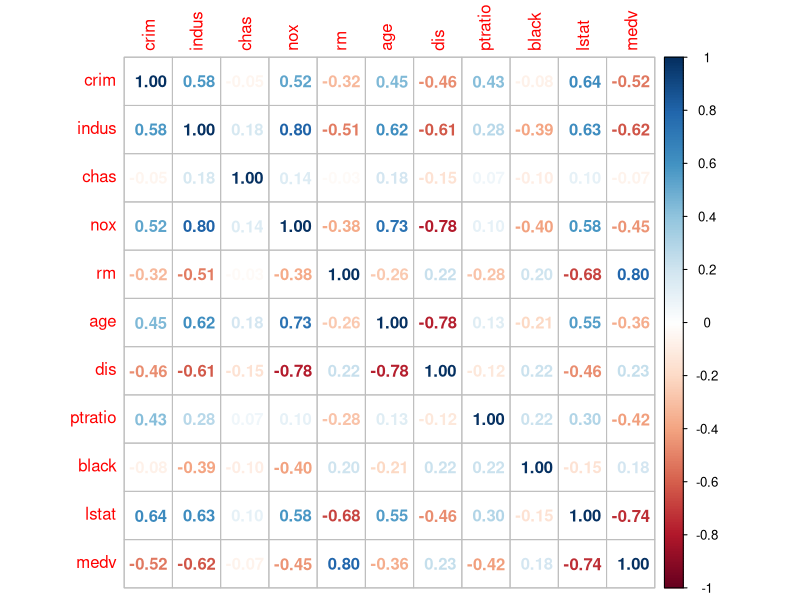
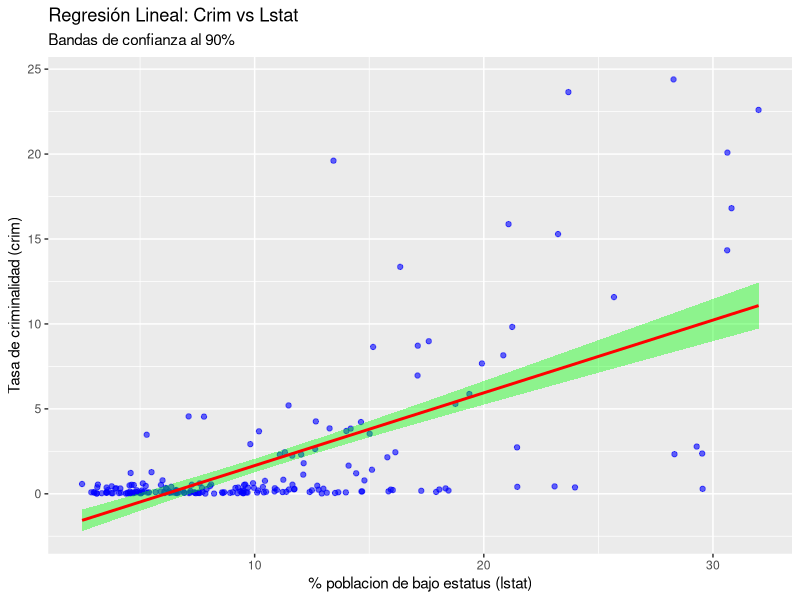
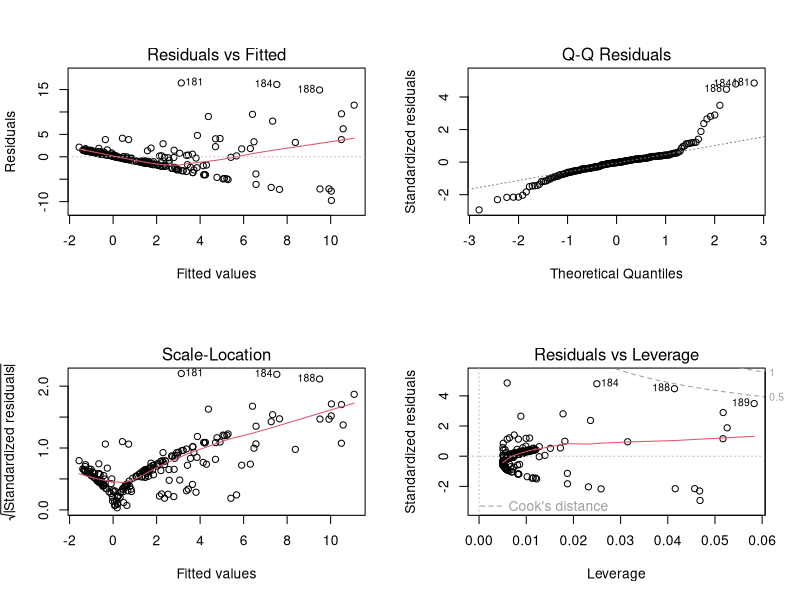
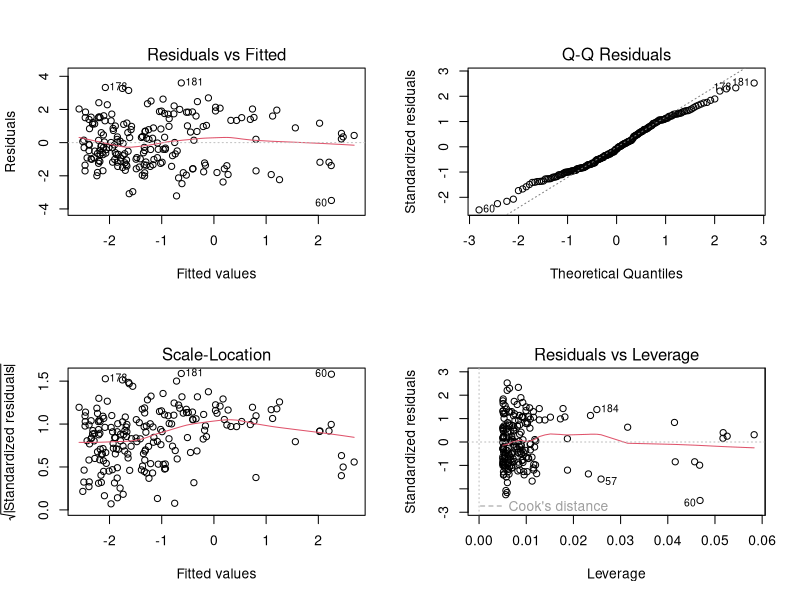
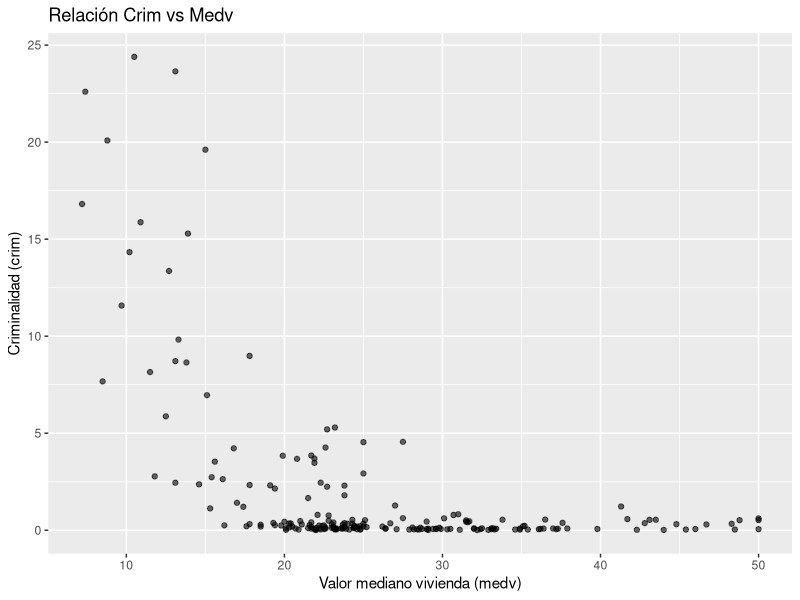
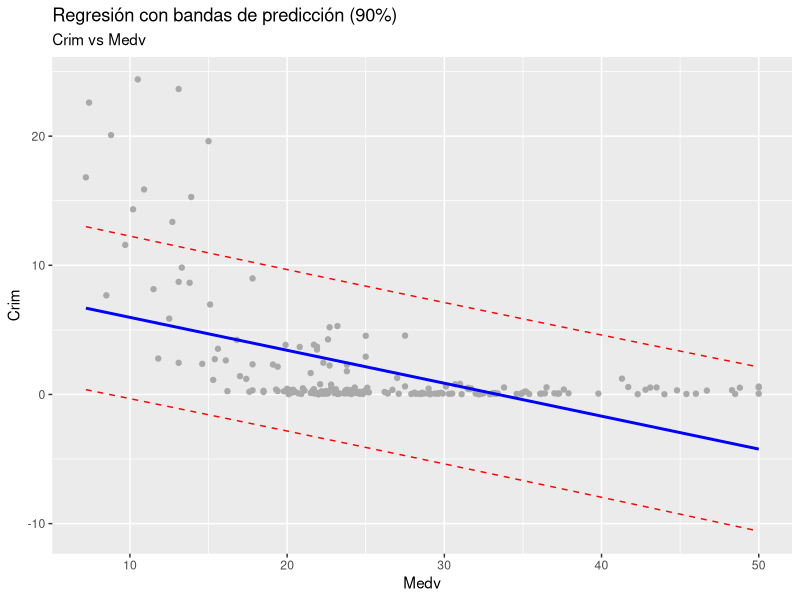
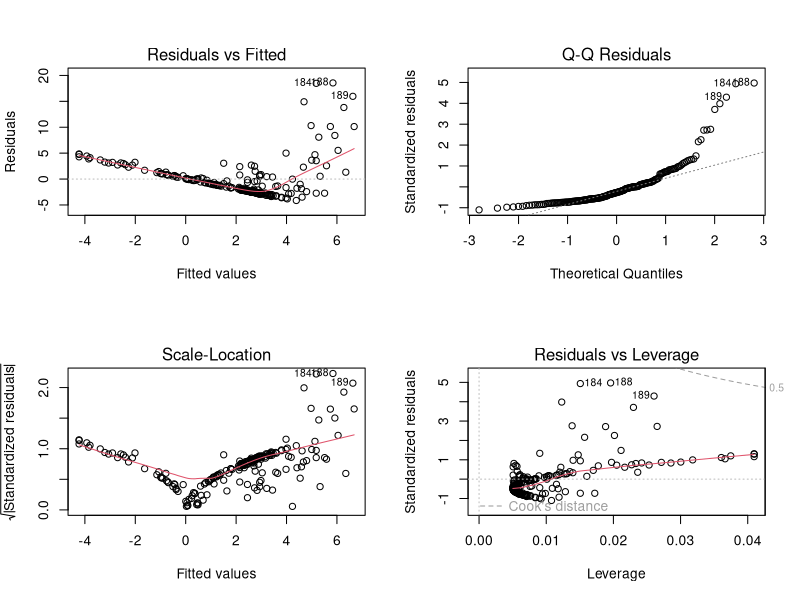
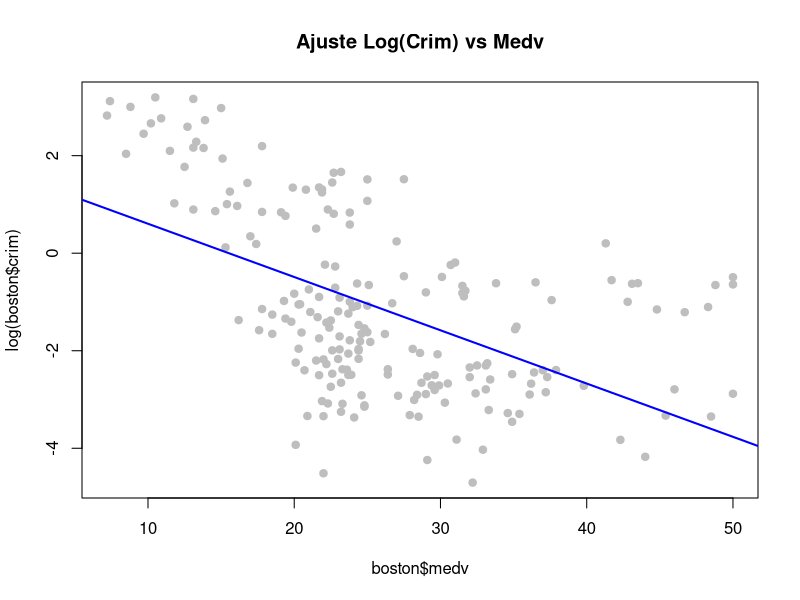

Write the R code that produced these figures, in order.
## ---- chunk 1
knitr::opts_chunk$set(echo = TRUE)
## ---- chunk 2
library(readxl)
library(ggplot2)
library(corrplot)
## ---- chunk 3
boston <- read_excel("boston.xlsx")

## Echamos un vistazo rápido
summary(boston)
## ---- chunk 4
# Calculamos las correlaciones 
Correlaciones <- cor(boston)

# Evaluamos el efecto del resto de variables con crim numéricamente
print(Correlaciones[,"crim"])

# Y visualmente
corrplot(Correlaciones, method = "number")

print("Nuestra variable X es lstat")
## ---- chunk 5
modelo <- lm(crim ~ lstat, data = boston)

summary(modelo)

# La recta ajustada es crim = -2.62305 + 0.42834·lstat, la cual indica una relación matemática entre el estatus de la población y la criminalidad.
# Como el valor de Pr(>|t|) es 3.86e-08, la variable es estadísticamente significativa. Por tanto, existe una relación lineal y significativa entre lstat y crim, y no es fruto del azar.
#La bondad del ajuste nos la da el valor de R^2, en nuestro caso tiene un valor de 40.85%.

## ---- chunk 6
ggplot(boston, aes(x = lstat, y = crim)) +
  geom_point(col = "blue", alpha = 0.6) +
  geom_smooth(method = "lm", level = 0.90, col = "red", fill= "green") + 
  labs(title = "Regresión Lineal: Crim vs Lstat", subtitle = "Bandas de confianza al 90%", x = "% poblacion de bajo estatus (lstat)", y = "Tasa de criminalidad (crim)")
## ---- chunk 7
par(mfrow = c(2,2))
plot(modelo)

modelo_log <- lm(log(crim) ~ lstat, data = boston)

summary(modelo_log)

plot(modelo_log)

# El diagnóstico muestra patrones claros de no linealidad y heterocedasticidad. Para solucionar esto, ajustamos un nuevo modelo utilizando el logaritmo de la tasa de criminalidad: log(crim) = -3.02416 + 0.17849·lstat. Esta transformación suaviza los valores extremos y mejora el ajuste a las hipótesis del modelo.
## ---- chunk 8
# Correlación numérica
cor_medv_crim <- cor(boston$crim, boston$medv)
cat("La correlación entre crim y medv es:", cor_medv_crim)

# Graficamos
ggplot(boston, aes(x = medv, y = crim)) +
  geom_point(alpha = 0.6) +
  labs(title = "Relación Crim vs Medv", x = "Valor mediano vivienda (medv)", y = "Criminalidad (crim)")

# La correlación es negativa: a mayor valor de la vivienda, menor criminalidad.
## ---- chunk 9
modelo_medv <- lm(crim ~ medv, data = boston)
summary(modelo_medv)

cat("Recta ajustada: crim =", round(coef(modelo_medv)[1], 4), "+", round(coef(modelo_medv)[2], 4), "· medv\n")

# Interpretación:

# El p-valor (Pr(>|t|)) es menor a 0.05, la variable medv es significativa.

# Por cada 1000$ de aumento en el valor medio de viviendas, la tasa de criminalidad disminuye en -0.255.

# R2: El 26.99% de la variabilidad de la criminalidad explica el precio de la vivienda.

# Contraste global del modelo: F-statistic = 74.21 con p-valor = 2.2579e-15 -> modelo significativo
## ---- chunk 10
# Generamos los datos de las bandas de predicción
predicciones <- predict(modelo_medv, interval = "prediction", level = 0.90)
datos_plot <- cbind(boston, predicciones)

ggplot(datos_plot, aes(x = medv, y = crim)) +
  geom_point(color = "darkgrey") +
  geom_line(aes(y = lwr), color = "red", linetype = "dashed") + # Banda inferior
  geom_line(aes(y = upr), color = "red", linetype = "dashed") + # Banda superior
  geom_smooth(method = "lm", se = FALSE, color = "blue") +      # Recta de regresión
  labs(title = "Regresión con bandas de predicción (90%)",
       subtitle = "Crim vs Medv",
       x = "Medv", y = "Crim")
## ---- chunk 11
par(mfrow = c(2,2))
plot(modelo_medv)
par(mfrow = c(1,1))

# Observamos el gráfico "Residuals vs Fitted". Si hay una forma de "U" o embudo, indica que el modelo lineal no es el ideal.
## ---- chunk 12
# Ajustamos un modelo log-lineal
modelo_medv_opt <- lm(log(crim) ~ medv, data = boston)
summary(modelo_medv_opt)

# Comparamos visualmente el ajuste
plot(boston$medv, log(boston$crim), pch=19, col="gray", main="Ajuste Log(Crim) vs Medv")
abline(modelo_medv_opt, col="blue", lwd=2)
## ---- chunk 13
# Valores a predecir (en miles de dólares)
nuevos_valores <- data.frame(medv = c(30, 10, 100)) 

# Predicción en escala logarítmica
pred_log_conf <- predict(modelo_medv_opt, newdata = nuevos_valores, interval = "confidence", level = 0.95)
pred_log_pred <- predict(modelo_medv_opt, newdata = nuevos_valores, interval = "prediction", level = 0.95)

# Deshacemos el logaritmo para interpretar en tasa de criminalidad real
res_conf <- exp(pred_log_conf)
res_pred <- exp(pred_log_pred)

print("Intervalos de Confianza (escala original):")
print(res_conf)
print("Intervalos de Predicción (escala original):")
print(res_pred)
## ---- chunk 14

## ---- chunk 15

## ---- chunk 16

## ---- chunk 17

## ---- chunk 18

